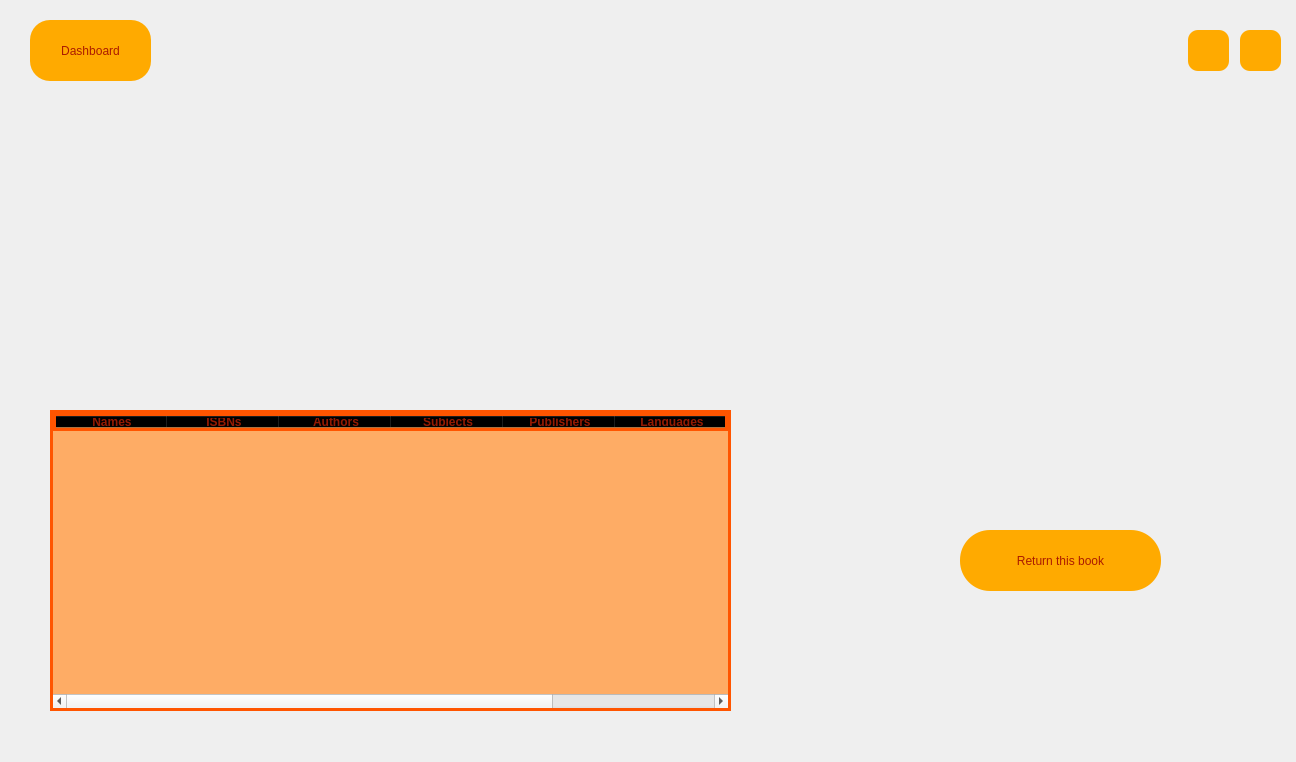
<?xml version="1.0" encoding="UTF-8"?>
<ui version="4.0">
 <class>returnBoy</class>
 <widget class="QMainWindow" name="returnBoy">
  <property name="geometry">
   <rect>
    <x>0</x>
    <y>0</y>
    <width>1296</width>
    <height>762</height>
   </rect>
  </property>
  <property name="minimumSize">
   <size>
    <width>1296</width>
    <height>762</height>
   </size>
  </property>
  <property name="maximumSize">
   <size>
    <width>1296</width>
    <height>762</height>
   </size>
  </property>
  <property name="windowTitle">
   <string>MainWindow</string>
  </property>
  <property name="styleSheet">
   <string notr="true">#centralwidget
{
	border-image: url(:/new/photos/returnboy.jpg);
}

QPushButton
{
	color: rgb(171, 27, 0);
	background-color: rgb(255, 170, 0);
	font: 20pt &quot;Tw Cen MT Condensed Extra Bold&quot;;
    border-radius: 10px;
}
QPushButton:hover
{
	background-color: rgb(193, 97, 13);
	color: rgb(255, 170, 0);
}
</string>
  </property>
  <widget class="QWidget" name="centralwidget">
   <widget class="QTableWidget" name="tableWidget">
    <property name="geometry">
     <rect>
      <x>50</x>
      <y>410</y>
      <width>681</width>
      <height>301</height>
     </rect>
    </property>
    <property name="cursor" stdset="0">
     <cursorShape>PointingHandCursor</cursorShape>
    </property>
    <property name="styleSheet">
     <string notr="true">background-color: rgba(255, 169, 94, 0.95);
border:3px solid rgb(255, 85, 0);
color: rgb(150, 26, 2);

</string>
    </property>
    <property name="selectionMode">
     <enum>QAbstractItemView::SingleSelection</enum>
    </property>
    <property name="selectionBehavior">
     <enum>QAbstractItemView::SelectRows</enum>
    </property>
    <property name="sortingEnabled">
     <bool>true</bool>
    </property>
    <attribute name="horizontalHeaderDefaultSectionSize">
     <number>112</number>
    </attribute>
    <column>
     <property name="text">
      <string>Names</string>
     </property>
     <property name="font">
      <font>
       <weight>75</weight>
       <bold>true</bold>
      </font>
     </property>
    </column>
    <column>
     <property name="text">
      <string>ISBNs</string>
     </property>
     <property name="font">
      <font>
       <weight>75</weight>
       <bold>true</bold>
      </font>
     </property>
    </column>
    <column>
     <property name="text">
      <string>Authors</string>
     </property>
     <property name="font">
      <font>
       <weight>75</weight>
       <bold>true</bold>
      </font>
     </property>
    </column>
    <column>
     <property name="text">
      <string>Subjects</string>
     </property>
     <property name="font">
      <font>
       <weight>75</weight>
       <bold>true</bold>
      </font>
     </property>
    </column>
    <column>
     <property name="text">
      <string>Publishers</string>
     </property>
     <property name="font">
      <font>
       <weight>75</weight>
       <bold>true</bold>
      </font>
     </property>
    </column>
    <column>
     <property name="text">
      <string>Languages</string>
     </property>
     <property name="font">
      <font>
       <weight>75</weight>
       <bold>true</bold>
      </font>
     </property>
    </column>
    <column>
     <property name="text">
      <string>Page Numbers</string>
     </property>
     <property name="font">
      <font>
       <weight>75</weight>
       <bold>true</bold>
      </font>
     </property>
    </column>
    <column>
     <property name="text">
      <string>Availablity</string>
     </property>
     <property name="font">
      <font>
       <weight>75</weight>
       <bold>true</bold>
      </font>
     </property>
    </column>
   </widget>
   <widget class="QPushButton" name="menuButton">
    <property name="geometry">
     <rect>
      <x>1188</x>
      <y>30</y>
      <width>41</width>
      <height>41</height>
     </rect>
    </property>
    <property name="cursor">
     <cursorShape>PointingHandCursor</cursorShape>
    </property>
    <property name="toolTip">
     <string>&lt;html&gt;&lt;head/&gt;&lt;body&gt;&lt;p&gt;Back to main menu&lt;/p&gt;&lt;/body&gt;&lt;/html&gt;</string>
    </property>
    <property name="text">
     <string/>
    </property>
    <property name="icon">
     <iconset resource="icons.qrc">
      <normaloff>:/icons/icons/previous.png</normaloff>:/icons/icons/previous.png</iconset>
    </property>
    <property name="iconSize">
     <size>
      <width>30</width>
      <height>30</height>
     </size>
    </property>
   </widget>
   <widget class="QPushButton" name="closeButton">
    <property name="geometry">
     <rect>
      <x>1240</x>
      <y>30</y>
      <width>41</width>
      <height>41</height>
     </rect>
    </property>
    <property name="cursor">
     <cursorShape>PointingHandCursor</cursorShape>
    </property>
    <property name="toolTip">
     <string>Close the app</string>
    </property>
    <property name="text">
     <string/>
    </property>
    <property name="icon">
     <iconset resource="icons.qrc">
      <normaloff>:/icons/icons/error.png</normaloff>:/icons/icons/error.png</iconset>
    </property>
    <property name="iconSize">
     <size>
      <width>30</width>
      <height>30</height>
     </size>
    </property>
   </widget>
   <widget class="QPushButton" name="dashButton">
    <property name="geometry">
     <rect>
      <x>30</x>
      <y>20</y>
      <width>121</width>
      <height>61</height>
     </rect>
    </property>
    <property name="cursor">
     <cursorShape>PointingHandCursor</cursorShape>
    </property>
    <property name="styleSheet">
     <string notr="true">border-radius:20px;</string>
    </property>
    <property name="text">
     <string>Dashboard</string>
    </property>
   </widget>
   <widget class="QPushButton" name="returnButton">
    <property name="geometry">
     <rect>
      <x>960</x>
      <y>530</y>
      <width>201</width>
      <height>61</height>
     </rect>
    </property>
    <property name="cursor">
     <cursorShape>PointingHandCursor</cursorShape>
    </property>
    <property name="styleSheet">
     <string notr="true">border-radius: 30px;</string>
    </property>
    <property name="text">
     <string>Return this book</string>
    </property>
   </widget>
  </widget>
 </widget>
 <resources>
  <include location="icons.qrc"/>
 </resources>
 <connections/>
</ui>
